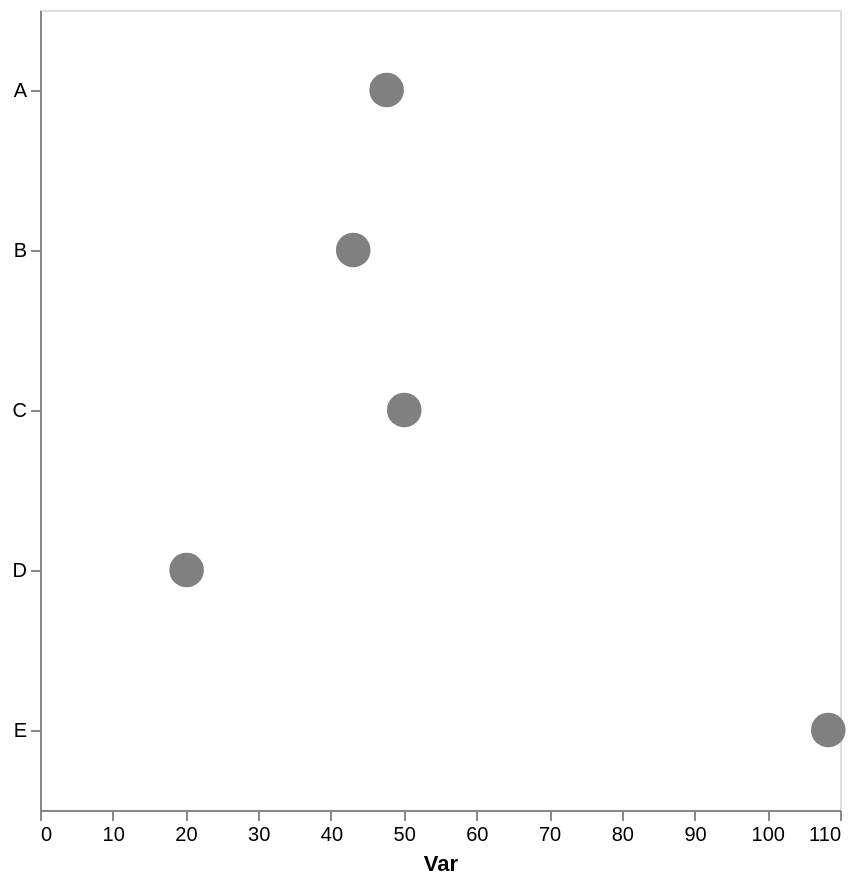

Vega-Lite specification stored for this chart:
### Vega-Lite specification from a JSON file in a GitHub repository (floating-point values rounded to 4 significant figures)
{"config": {"view": {"continuousWidth": 300, "continuousHeight": 300}, "axis": {"grid": false}, "bar": {"color": "gray"}}, "data": {"name": "data-cdd5192d1bd373371f177f699a0f9a08"}, "mark": {"type": "point", "color": "gray", "filled": true, "size": 300}, "encoding": {"x": {"aggregate": "mean", "axis": {"title": "Var"}, "field": "var1", "type": "quantitative"}, "y": {"axis": {"title": null}, "field": "cat", "type": "nominal"}}, "height": 400, "width": 400, "$schema": "https://vega.github.io/schema/vega-lite/v5.17.0.json", "datasets": {"data-cdd5192d1bd373371f177f699a0f9a08": [{"cat": "D", "var1": 23.38, "var2": 41.3}, {"cat": "C", "var1": 55.16, "var2": 56.2}, {"cat": "A", "var1": 42.09, "var2": 46.57}, {"cat": "E", "var1": 99.89, "var2": 59.56}, {"cat": "A", "var1": 46.83, "var2": 51.84}, {"cat": "A", "var1": 54.07, "var2": 46.42}, {"cat": "C", "var1": 38.9, "var2": 54.2}, {"cat": "C", "var1": 58.69, "var2": 48.64}, {"cat": "E", "var1": 116.9, "var2": 43.2}, {"cat": "B", "var1": 43.07, "var2": 36.94}, {"cat": "D", "var1": 16.93, "var2": 46.31}, {"cat": "C", "var1": 47.58, "var2": 46.27}]}}
